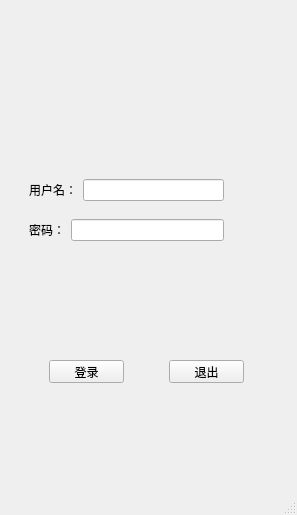
<?xml version="1.0" encoding="UTF-8"?>
<ui version="4.0">
 <class>MainWindow</class>
 <widget class="QMainWindow" name="MainWindow">
  <property name="geometry">
   <rect>
    <x>0</x>
    <y>0</y>
    <width>297</width>
    <height>515</height>
   </rect>
  </property>
  <property name="windowTitle">
   <string>MainWindow</string>
  </property>
  <widget class="QWidget" name="centralwidget">
   <layout class="QGridLayout" name="gridLayout">
    <item row="0" column="0">
     <widget class="QWidget" name="widget" native="true">
      <widget class="QLabel" name="label">
       <property name="geometry">
        <rect>
         <x>30</x>
         <y>-80</y>
         <width>171</width>
         <height>311</height>
        </rect>
       </property>
       <property name="text">
        <string/>
       </property>
       <property name="pixmap">
        <pixmap>J:/tanxiaohaiLife/点滴回忆/微信照片20210605/Screenshot_20210602_135706_com.ss.android.article.news.jpg</pixmap>
       </property>
       <property name="scaledContents">
        <bool>true</bool>
       </property>
      </widget>
     </widget>
    </item>
    <item row="1" column="0">
     <widget class="QWidget" name="widget_2" native="true">
      <widget class="QWidget" name="">
       <property name="geometry">
        <rect>
         <x>20</x>
         <y>10</y>
         <width>195</width>
         <height>22</height>
        </rect>
       </property>
       <layout class="QHBoxLayout" name="horizontalLayout">
        <item>
         <widget class="QLabel" name="label_2">
          <property name="text">
           <string>用户名：</string>
          </property>
         </widget>
        </item>
        <item>
         <widget class="QLineEdit" name="lineEdit"/>
        </item>
       </layout>
      </widget>
      <widget class="QWidget" name="">
       <property name="geometry">
        <rect>
         <x>20</x>
         <y>50</y>
         <width>195</width>
         <height>22</height>
        </rect>
       </property>
       <layout class="QHBoxLayout" name="horizontalLayout_2">
        <item>
         <widget class="QLabel" name="label_3">
          <property name="text">
           <string>密码：</string>
          </property>
         </widget>
        </item>
        <item>
         <widget class="QLineEdit" name="lineEdit_2"/>
        </item>
       </layout>
      </widget>
     </widget>
    </item>
    <item row="2" column="0">
     <widget class="QWidget" name="widget_3" native="true">
      <widget class="QPushButton" name="pushButton">
       <property name="geometry">
        <rect>
         <x>40</x>
         <y>30</y>
         <width>75</width>
         <height>23</height>
        </rect>
       </property>
       <property name="text">
        <string>登录</string>
       </property>
      </widget>
      <widget class="QPushButton" name="pushButton_2">
       <property name="geometry">
        <rect>
         <x>160</x>
         <y>30</y>
         <width>75</width>
         <height>23</height>
        </rect>
       </property>
       <property name="text">
        <string>退出</string>
       </property>
      </widget>
     </widget>
    </item>
   </layout>
  </widget>
  <widget class="QMenuBar" name="menubar">
   <property name="geometry">
    <rect>
     <x>0</x>
     <y>0</y>
     <width>297</width>
     <height>23</height>
    </rect>
   </property>
  </widget>
  <widget class="QStatusBar" name="statusbar"/>
 </widget>
 <resources/>
 <connections/>
</ui>
